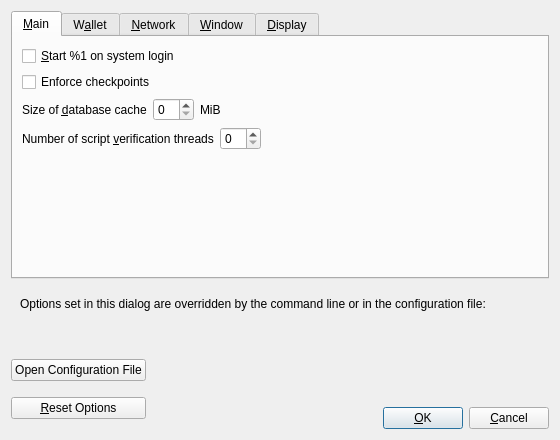
<?xml version="1.0" encoding="UTF-8"?>
<ui version="4.0">
 <class>OptionsDialog</class>
 <widget class="QDialog" name="OptionsDialog">
  <property name="geometry">
   <rect>
    <x>0</x>
    <y>0</y>
    <width>560</width>
    <height>440</height>
   </rect>
  </property>
  <property name="windowTitle">
   <string>Options</string>
  </property>
  <property name="modal">
   <bool>true</bool>
  </property>
  <layout class="QVBoxLayout" name="verticalLayout">
   <item>
    <widget class="QTabWidget" name="tabWidget">
     <property name="currentIndex">
      <number>0</number>
     </property>
     <widget class="QWidget" name="tabMain">
      <attribute name="title">
       <string>&amp;Main</string>
      </attribute>
      <layout class="QVBoxLayout" name="verticalLayout_Main">
       <item>
        <widget class="QCheckBox" name="bitcoinAtStartup">
         <property name="toolTip">
          <string>Automatically start %1 after logging in to the system.</string>
         </property>
         <property name="text">
          <string>&amp;Start %1 on system login</string>
         </property>
        </widget>
       </item>
       <item>
        <widget class="QCheckBox" name="checkpointEnforce">
         <property name="toolTip">
          <string>Check this box to follow the centrally issued checkpoints.</string>
         </property>
         <property name="text">
          <string>Enforce checkpoints</string>
         </property>
        </widget>
       </item>
       <item>
        <layout class="QHBoxLayout" name="horizontalLayout_2_Main">
         <item>
          <widget class="QLabel" name="databaseCacheLabel">
           <property name="text">
            <string>Size of &amp;database cache</string>
           </property>
           <property name="textFormat">
            <enum>Qt::PlainText</enum>
           </property>
           <property name="buddy">
            <cstring>databaseCache</cstring>
           </property>
          </widget>
         </item>
         <item>
          <widget class="QSpinBox" name="databaseCache"/>
         </item>
         <item>
          <widget class="QLabel" name="databaseCacheUnitLabel">
           <property name="text">
            <string>MiB</string>
           </property>
           <property name="textFormat">
            <enum>Qt::PlainText</enum>
           </property>
          </widget>
         </item>
         <item>
          <spacer name="horizontalSpacer_2_Main">
           <property name="orientation">
            <enum>Qt::Horizontal</enum>
           </property>
           <property name="sizeHint" stdset="0">
            <size>
             <width>40</width>
             <height>20</height>
            </size>
           </property>
          </spacer>
         </item>
        </layout>
       </item>
       <item>
        <layout class="QHBoxLayout" name="horizontalLayout_Main_VerifyLabel">
         <item>
          <widget class="QLabel" name="threadsScriptVerifLabel">
           <property name="text">
            <string>Number of script &amp;verification threads</string>
           </property>
           <property name="textFormat">
            <enum>Qt::PlainText</enum>
           </property>
           <property name="buddy">
            <cstring>threadsScriptVerif</cstring>
           </property>
          </widget>
         </item>
         <item>
          <widget class="QSpinBox" name="threadsScriptVerif">
           <property name="toolTip">
            <string>(0 = auto, &lt;0 = leave that many cores free)</string>
           </property>
          </widget>
         </item>
         <item>
          <spacer name="horizontalSpacer_Main_Threads">
           <property name="orientation">
            <enum>Qt::Horizontal</enum>
           </property>
           <property name="sizeHint" stdset="0">
            <size>
             <width>40</width>
             <height>20</height>
            </size>
           </property>
          </spacer>
         </item>
        </layout>
       </item>
       <item>
        <spacer name="verticalSpacer_Main">
         <property name="orientation">
          <enum>Qt::Vertical</enum>
         </property>
         <property name="sizeHint" stdset="0">
          <size>
           <width>20</width>
           <height>40</height>
          </size>
         </property>
        </spacer>
       </item>
      </layout>
     </widget>
     <widget class="QWidget" name="tabWallet">
      <attribute name="title">
       <string>W&amp;allet</string>
      </attribute>
      <layout class="QVBoxLayout" name="verticalLayout_Wallet">
       <item>
        <widget class="QGroupBox" name="groupBox">
         <property name="title">
          <string>Expert</string>
         </property>
         <layout class="QVBoxLayout" name="verticalLayout_2">
          <item>
           <widget class="QCheckBox" name="coinControlFeatures">
            <property name="toolTip">
             <string>Whether to show coin control features or not.</string>
            </property>
            <property name="text">
             <string>Enable coin &amp;control features</string>
            </property>
           </widget>
          </item>
          <item>
           <widget class="QCheckBox" name="spendZeroConfChange">
            <property name="toolTip">
             <string>If you disable the spending of unconfirmed change, the change from a transaction cannot be used until that transaction has at least one confirmation. This also affects how your balance is computed.</string>
            </property>
            <property name="text">
             <string>&amp;Spend unconfirmed change</string>
            </property>
           </widget>
          </item>
         </layout>
        </widget>
       </item>
       <item>
        <spacer name="verticalSpacer_Wallet">
         <property name="orientation">
          <enum>Qt::Vertical</enum>
         </property>
         <property name="sizeHint" stdset="0">
          <size>
           <width>20</width>
           <height>40</height>
          </size>
         </property>
        </spacer>
       </item>
      </layout>
     </widget>
     <widget class="QWidget" name="tabNetwork">
      <attribute name="title">
       <string>&amp;Network</string>
      </attribute>
      <layout class="QVBoxLayout" name="verticalLayout_Network">
       <item>
        <widget class="QCheckBox" name="mapPortUpnp">
         <property name="toolTip">
          <string>Automatically open the HellenicCoin client port on the router. This only works when your router supports UPnP and it is enabled.</string>
         </property>
         <property name="text">
          <string>Map port using &amp;UPnP</string>
         </property>
        </widget>
       </item>
       <item>
        <widget class="QCheckBox" name="allowIncoming">
         <property name="toolTip">
          <string>Accept connections from outside.</string>
         </property>
         <property name="text">
          <string>Allow incomin&amp;g connections</string>
         </property>
        </widget>
       </item>
       <item>
        <widget class="QCheckBox" name="connectSocks">
         <property name="toolTip">
          <string>Connect to the HellenicCoin network through a SOCKS5 proxy.</string>
         </property>
         <property name="text">
          <string>&amp;Connect through SOCKS5 proxy (default proxy):</string>
         </property>
        </widget>
       </item>
       <item>
        <layout class="QHBoxLayout" name="horizontalLayout_1_Network">
         <item>
          <widget class="QLabel" name="proxyIpLabel">
           <property name="text">
            <string>Proxy &amp;IP:</string>
           </property>
           <property name="textFormat">
            <enum>Qt::PlainText</enum>
           </property>
           <property name="buddy">
            <cstring>proxyIp</cstring>
           </property>
          </widget>
         </item>
         <item>
          <widget class="QValidatedLineEdit" name="proxyIp">
           <property name="minimumSize">
            <size>
             <width>140</width>
             <height>0</height>
            </size>
           </property>
           <property name="maximumSize">
            <size>
             <width>140</width>
             <height>16777215</height>
            </size>
           </property>
           <property name="toolTip">
            <string>IP address of the proxy (e.g. IPv4: 127.0.0.1 / IPv6: ::1)</string>
           </property>
          </widget>
         </item>
         <item>
          <widget class="QLabel" name="proxyPortLabel">
           <property name="text">
            <string>&amp;Port:</string>
           </property>
           <property name="textFormat">
            <enum>Qt::PlainText</enum>
           </property>
           <property name="buddy">
            <cstring>proxyPort</cstring>
           </property>
          </widget>
         </item>
         <item>
          <widget class="QLineEdit" name="proxyPort">
           <property name="minimumSize">
            <size>
             <width>55</width>
             <height>0</height>
            </size>
           </property>
           <property name="maximumSize">
            <size>
             <width>55</width>
             <height>16777215</height>
            </size>
           </property>
           <property name="toolTip">
            <string>Port of the proxy (e.g. 9050)</string>
           </property>
          </widget>
         </item>
         <item>
          <spacer name="horizontalSpacer_1_Network">
           <property name="orientation">
            <enum>Qt::Horizontal</enum>
           </property>
           <property name="sizeHint" stdset="0">
            <size>
             <width>40</width>
             <height>20</height>
            </size>
           </property>
          </spacer>
         </item>
        </layout>
       </item>
       <item>
        <layout class="QHBoxLayout" name="horizontalLayout_2_Network">
         <item>
          <widget class="QLabel" name="proxyActiveNets">
           <property name="text">
            <string>Used for reaching peers via:</string>
           </property>
           <property name="textFormat">
            <enum>Qt::PlainText</enum>
           </property>
          </widget>
         </item>
         <item>
          <widget class="QCheckBox" name="proxyReachIPv4">
           <property name="enabled">
            <bool>false</bool>
           </property>
           <property name="toolTip">
            <string>Shows if the supplied default SOCKS5 proxy is used to reach peers via this network type.</string>
           </property>
           <property name="text">
            <string/>
           </property>
          </widget>
         </item>
         <item>
          <widget class="QLabel" name="proxyReachIPv4Label">
           <property name="text">
            <string>IPv4</string>
           </property>
           <property name="textFormat">
            <enum>Qt::PlainText</enum>
           </property>
          </widget>
         </item>
         <item>
          <widget class="QCheckBox" name="proxyReachIPv6">
           <property name="enabled">
            <bool>false</bool>
           </property>
           <property name="toolTip">
            <string>Shows if the supplied default SOCKS5 proxy is used to reach peers via this network type.</string>
           </property>
           <property name="text">
            <string/>
           </property>
          </widget>
         </item>
         <item>
          <widget class="QLabel" name="proxyReachIPv6Label">
           <property name="text">
            <string>IPv6</string>
           </property>
           <property name="textFormat">
            <enum>Qt::PlainText</enum>
           </property>
          </widget>
         </item>
         <item>
          <widget class="QCheckBox" name="proxyReachTor">
           <property name="enabled">
            <bool>false</bool>
           </property>
           <property name="toolTip">
            <string>Shows if the supplied default SOCKS5 proxy is used to reach peers via this network type.</string>
           </property>
           <property name="text">
            <string/>
           </property>
          </widget>
         </item>
         <item>
          <widget class="QLabel" name="proxyReachTorLabel">
           <property name="text">
            <string>Tor</string>
           </property>
           <property name="textFormat">
            <enum>Qt::PlainText</enum>
           </property>
          </widget>
         </item>
         <item>
          <spacer name="horizontalSpacer_2_Network">
           <property name="orientation">
            <enum>Qt::Horizontal</enum>
           </property>
           <property name="sizeHint" stdset="0">
            <size>
             <width>40</width>
             <height>20</height>
            </size>
           </property>
          </spacer>
         </item>
        </layout>
       </item>
       <item>
        <widget class="QCheckBox" name="connectSocksTor">
         <property name="toolTip">
          <string>Connect to the HellenicCoin network through a separate SOCKS5 proxy for Tor hidden services.</string>
         </property>
         <property name="text">
          <string>Use separate SOCKS&amp;5 proxy to reach peers via Tor hidden services:</string>
         </property>
        </widget>
       </item>
       <item>
        <layout class="QHBoxLayout" name="horizontalLayout_3_Network">
         <item>
          <widget class="QLabel" name="proxyIpTorLabel">
           <property name="text">
            <string>Proxy &amp;IP:</string>
           </property>
           <property name="textFormat">
            <enum>Qt::PlainText</enum>
           </property>
           <property name="buddy">
            <cstring>proxyIpTor</cstring>
           </property>
          </widget>
         </item>
         <item>
          <widget class="QValidatedLineEdit" name="proxyIpTor">
           <property name="minimumSize">
            <size>
             <width>140</width>
             <height>0</height>
            </size>
           </property>
           <property name="maximumSize">
            <size>
             <width>140</width>
             <height>16777215</height>
            </size>
           </property>
           <property name="toolTip">
            <string>IP address of the proxy (e.g. IPv4: 127.0.0.1 / IPv6: ::1)</string>
           </property>
          </widget>
         </item>
         <item>
          <widget class="QLabel" name="proxyPortTorLabel">
           <property name="text">
            <string>&amp;Port:</string>
           </property>
           <property name="textFormat">
            <enum>Qt::PlainText</enum>
           </property>
           <property name="buddy">
            <cstring>proxyPortTor</cstring>
           </property>
          </widget>
         </item>
         <item>
          <widget class="QLineEdit" name="proxyPortTor">
           <property name="minimumSize">
            <size>
             <width>55</width>
             <height>0</height>
            </size>
           </property>
           <property name="maximumSize">
            <size>
             <width>55</width>
             <height>16777215</height>
            </size>
           </property>
           <property name="toolTip">
            <string>Port of the proxy (e.g. 9050)</string>
           </property>
          </widget>
         </item>
         <item>
          <spacer name="horizontalSpacer_4_Network">
           <property name="orientation">
            <enum>Qt::Horizontal</enum>
           </property>
           <property name="sizeHint" stdset="0">
            <size>
             <width>40</width>
             <height>20</height>
            </size>
           </property>
          </spacer>
         </item>
        </layout>
       </item>
       <item>
        <spacer name="verticalSpacer_Network">
         <property name="orientation">
          <enum>Qt::Vertical</enum>
         </property>
         <property name="sizeHint" stdset="0">
          <size>
           <width>20</width>
           <height>40</height>
          </size>
         </property>
        </spacer>
       </item>
      </layout>
     </widget>
     <widget class="QWidget" name="tabWindow">
      <attribute name="title">
       <string>&amp;Window</string>
      </attribute>
      <layout class="QVBoxLayout" name="verticalLayout_Window">
       <item>
        <widget class="QCheckBox" name="hideTrayIcon">
         <property name="toolTip">
          <string>Hide the icon from the system tray.</string>
         </property>
         <property name="text">
          <string>&amp;Hide tray icon</string>
         </property>
        </widget>
       </item>
       <item>
        <widget class="QCheckBox" name="minimizeToTray">
         <property name="toolTip">
          <string>Show only a tray icon after minimizing the window.</string>
         </property>
         <property name="text">
          <string>&amp;Minimize to the tray instead of the taskbar</string>
         </property>
        </widget>
       </item>
       <item>
        <widget class="QCheckBox" name="minimizeOnClose">
         <property name="toolTip">
          <string>Minimize instead of exit the application when the window is closed. When this option is enabled, the application will be closed only after selecting Exit in the menu.</string>
         </property>
         <property name="text">
          <string>M&amp;inimize on close</string>
         </property>
        </widget>
       </item>
       <item>
        <spacer name="verticalSpacer_Window">
         <property name="orientation">
          <enum>Qt::Vertical</enum>
         </property>
         <property name="sizeHint" stdset="0">
          <size>
           <width>20</width>
           <height>40</height>
          </size>
         </property>
        </spacer>
       </item>
      </layout>
     </widget>
     <widget class="QWidget" name="tabDisplay">
      <attribute name="title">
       <string>&amp;Display</string>
      </attribute>
      <layout class="QVBoxLayout" name="verticalLayout_Display">
       <item>
        <layout class="QHBoxLayout" name="horizontalLayout_1_Display">
         <item>
          <widget class="QLabel" name="langLabel">
           <property name="text">
            <string>User Interface &amp;language:</string>
           </property>
           <property name="textFormat">
            <enum>Qt::PlainText</enum>
           </property>
           <property name="buddy">
            <cstring>lang</cstring>
           </property>
          </widget>
         </item>
         <item>
          <widget class="QValueComboBox" name="lang">
           <property name="toolTip">
            <string>The user interface language can be set here. This setting will take effect after restarting %1.</string>
           </property>
          </widget>
         </item>
        </layout>
       </item>
       <item>
        <layout class="QHBoxLayout" name="horizontalLayout_2_Display">
         <item>
          <widget class="QLabel" name="unitLabel">
           <property name="text">
            <string>&amp;Unit to show amounts in:</string>
           </property>
           <property name="textFormat">
            <enum>Qt::PlainText</enum>
           </property>
           <property name="buddy">
            <cstring>unit</cstring>
           </property>
          </widget>
         </item>
         <item>
          <widget class="QValueComboBox" name="unit">
           <property name="toolTip">
            <string>Choose the default subdivision unit to show in the interface and when sending coins.</string>
           </property>
          </widget>
         </item>
        </layout>
       </item>
       <item>
        <layout class="QHBoxLayout" name="horizontalLayout_3_Display">
         <item>
          <widget class="QLabel" name="thirdPartyTxUrlsLabel">
           <property name="toolTip">
            <string>Third party URLs (e.g. a block explorer) that appear in the transactions tab as context menu items. %s in the URL is replaced by transaction hash. Multiple URLs are separated by vertical bar |.</string>
           </property>
           <property name="text">
            <string>&amp;Third party transaction URLs</string>
           </property>
           <property name="buddy">
            <cstring>thirdPartyTxUrls</cstring>
           </property>
          </widget>
         </item>
         <item>
          <widget class="QLineEdit" name="thirdPartyTxUrls">
           <property name="toolTip">
            <string>Third party URLs (e.g. a block explorer) that appear in the transactions tab as context menu items. %s in the URL is replaced by transaction hash. Multiple URLs are separated by vertical bar |.</string>
           </property>
           <property name="placeholderText">
            <string notr="true">https://example.com/tx/%s</string>
           </property>
          </widget>
         </item>
        </layout>
       </item>
       <item>
        <spacer name="verticalSpacer_Display">
         <property name="orientation">
          <enum>Qt::Vertical</enum>
         </property>
         <property name="sizeHint" stdset="0">
          <size>
           <width>20</width>
           <height>40</height>
          </size>
         </property>
        </spacer>
       </item>
      </layout>
     </widget>
    </widget>
   </item>
   <item>
    <widget class="QFrame" name="frame">
     <layout class="QVBoxLayout" name="verticalLayout_Bottom">
      <item>
       <layout class="QHBoxLayout" name="horizontalLayout_Bottom">
        <item>
         <widget class="QLabel" name="overriddenByCommandLineInfoLabel">
          <property name="text">
           <string>Options set in this dialog are overridden by the command line or in the configuration file:</string>
          </property>
          <property name="textFormat">
           <enum>Qt::PlainText</enum>
          </property>
         </widget>
        </item>
        <item>
         <spacer name="horizontalSpacer_Bottom">
          <property name="orientation">
           <enum>Qt::Horizontal</enum>
          </property>
          <property name="sizeHint" stdset="0">
           <size>
            <width>40</width>
            <height>20</height>
           </size>
          </property>
         </spacer>
        </item>
       </layout>
      </item>
      <item>
       <widget class="QLabel" name="overriddenByCommandLineLabel">
        <property name="text">
         <string/>
        </property>
        <property name="textFormat">
         <enum>Qt::PlainText</enum>
        </property>
        <property name="wordWrap">
         <bool>true</bool>
        </property>
       </widget>
      </item>
     </layout>
    </widget>
   </item>
   <item>
    <layout class="QHBoxLayout" name="horizontalLayout_Buttons">
     <item>
      <layout class="QVBoxLayout" name="verticalLayout_Buttons">
       <item>
        <widget class="QPushButton" name="openBitcoinConfButton">
         <property name="toolTip">
          <string>Open the %1 configuration file from the working directory.</string>
         </property>
         <property name="text">
          <string>Open Configuration File</string>
         </property>
         <property name="autoDefault">
          <bool>false</bool>
         </property>
        </widget>
       </item>
       <item>
        <widget class="QPushButton" name="resetButton">
         <property name="toolTip">
          <string>Reset all client options to default.</string>
         </property>
         <property name="text">
          <string>&amp;Reset Options</string>
         </property>
         <property name="autoDefault">
          <bool>false</bool>
         </property>
        </widget>
       </item>
      </layout>
     </item>
     <item>
      <spacer name="horizontalSpacer_1">
       <property name="orientation">
        <enum>Qt::Horizontal</enum>
       </property>
       <property name="sizeHint" stdset="0">
        <size>
         <width>40</width>
         <height>48</height>
        </size>
       </property>
      </spacer>
     </item>
     <item>
      <widget class="QLabel" name="statusLabel">
       <property name="minimumSize">
        <size>
         <width>200</width>
         <height>0</height>
        </size>
       </property>
       <property name="font">
        <font>
         <weight>75</weight>
         <bold>true</bold>
        </font>
       </property>
       <property name="text">
        <string/>
       </property>
       <property name="textFormat">
        <enum>Qt::PlainText</enum>
       </property>
       <property name="wordWrap">
        <bool>true</bool>
       </property>
      </widget>
     </item>
     <item>
      <spacer name="horizontalSpacer_2">
       <property name="orientation">
        <enum>Qt::Horizontal</enum>
       </property>
       <property name="sizeHint" stdset="0">
        <size>
         <width>40</width>
         <height>48</height>
        </size>
       </property>
      </spacer>
     </item>
     <item>
      <layout class="QVBoxLayout" name="verticalLayout_4">
       <item>
        <spacer name="verticalSpacer">
         <property name="orientation">
          <enum>Qt::Vertical</enum>
         </property>
         <property name="sizeHint" stdset="0">
          <size>
           <width>20</width>
           <height>40</height>
          </size>
         </property>
        </spacer>
       </item>
       <item>
        <layout class="QHBoxLayout" name="horizontalLayout">
         <item>
          <widget class="QPushButton" name="okButton">
           <property name="text">
            <string>&amp;OK</string>
           </property>
           <property name="autoDefault">
            <bool>false</bool>
           </property>
           <property name="default">
            <bool>true</bool>
           </property>
          </widget>
         </item>
         <item>
          <widget class="QPushButton" name="cancelButton">
           <property name="text">
            <string>&amp;Cancel</string>
           </property>
           <property name="autoDefault">
            <bool>false</bool>
           </property>
          </widget>
         </item>
        </layout>
       </item>
      </layout>
     </item>
    </layout>
   </item>
  </layout>
 </widget>
 <customwidgets>
  <customwidget>
   <class>QValidatedLineEdit</class>
   <extends>QLineEdit</extends>
   <header>qt/qvalidatedlineedit.h</header>
  </customwidget>
  <customwidget>
   <class>QValueComboBox</class>
   <extends>QComboBox</extends>
   <header>qt/qvaluecombobox.h</header>
  </customwidget>
 </customwidgets>
 <resources/>
 <connections/>
</ui>
